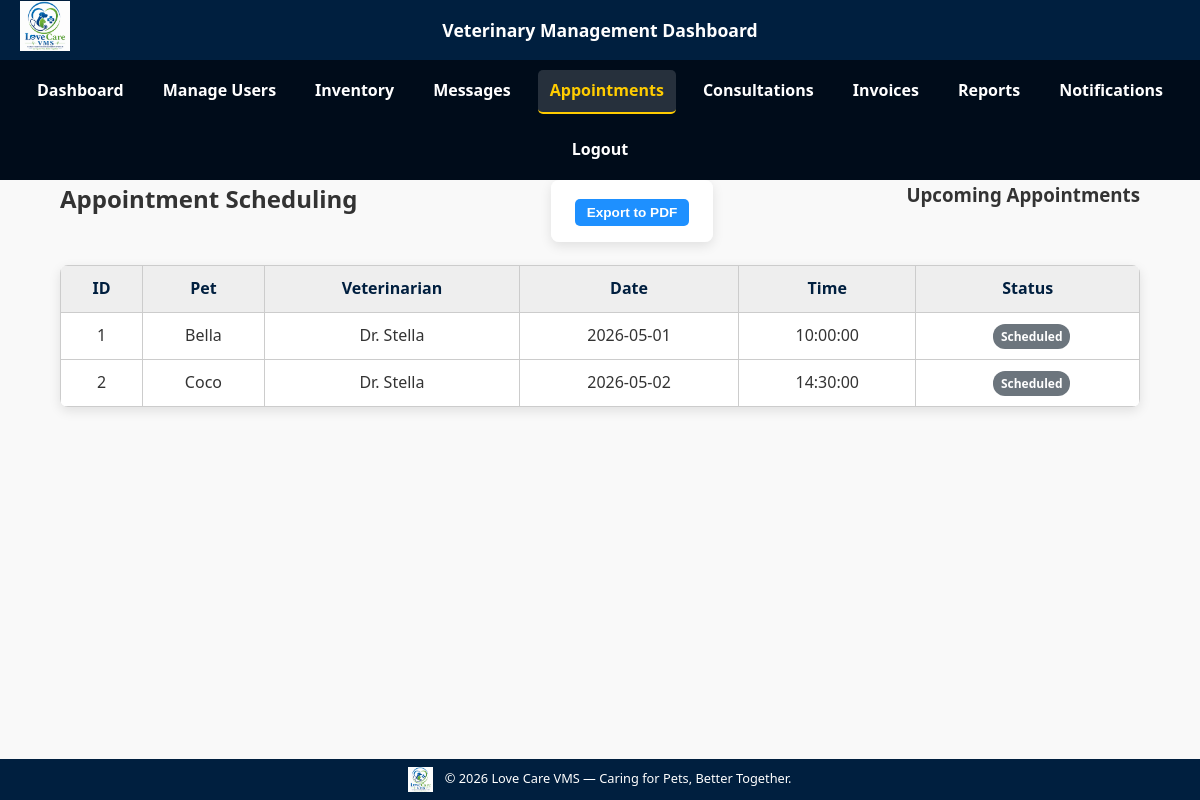
Page /pages/appointments.php (signed in) on the committed database.
### tables this page shows
CREATE TABLE `appointments` (
  `appointment_id` int(11) NOT NULL,
  `pet_id` int(11) DEFAULT NULL,
  `vet_id` int(11) DEFAULT NULL,
  `appointment_date` date DEFAULT NULL,
  `appointment_time` time DEFAULT NULL,
  `status` enum('Scheduled','Completed','Cancelled') DEFAULT NULL
);

CREATE TABLE `pets` (
  `pet_id` int(11) NOT NULL,
  `owner_id` int(11) DEFAULT NULL,
  `pet_name` varchar(50) DEFAULT NULL,
  `species` varchar(50) DEFAULT NULL,
  `breed` varchar(50) DEFAULT NULL,
  `age` int(11) DEFAULT NULL,
  `gender` enum('Male','Female') DEFAULT NULL
);

CREATE TABLE `users` (
  `user_id` int(11) NOT NULL,
  `username` varchar(50) DEFAULT NULL,
  `password` varchar(255) DEFAULT NULL,
  `role` enum('Administrator','Veterinarian','Receptionist','PetOwner') DEFAULT NULL,
  `full_name` varchar(100) DEFAULT NULL,
  `contact` varchar(100) DEFAULT NULL,
  `email` varchar(100) NOT NULL
);

### pages/appointments.php (the view, shortened to what this page needs)
<?php
include('../config/db.php');
$role = $_SESSION['user']['role'];
$user_id = $_SESSION['user']['id'];
if ($role === 'PetOwner') {
    $stmt = $conn->prepare("SELECT a.*, p.pet_name, u.full_name AS vet_name
                            FROM appointments a
                            JOIN pets p ON a.pet_id=p.pet_id
                            LEFT JOIN users u ON a.vet_id=u.user_id
                            WHERE p.owner_id=?
                            ORDER BY a.appointment_date, a.appointment_time");
    $stmt->bind_param("i", $user_id);
    $stmt->execute();
    $result = $stmt->get_result();
} else {
    $result = $conn->query("SELECT a.*, p.pet_name, u.full_name AS vet_name
                            FROM appointments a
                            JOIN pets p ON a.pet_id=p.pet_id
                            LEFT JOIN users u ON a.vet_id=u.user_id
                            ORDER BY a.appointment_date, a.appointment_time");
}
?>
<!DOCTYPE html>
<html>
<head>
    <link rel="stylesheet" href="../assets/css/theme.css">
    <link rel="stylesheet" href="../assets/css/alerts.css">
    <link rel="stylesheet" href="../assets/css/badges.css">
    <link rel="stylesheet" href="../assets/css/res.css">
</head>
<body>
<?php include('../includes/header.php'); ?>
<?php include('../includes/navbar.php'); ?>
<div class="container">
    <h2>Appointment Scheduling</h2>
    <div class="export-btn" style="margin:15px 0;">
        <form method="POST" action="appointments.php" style="display:inline;">
            <input type="submit" name="export_pdf" value="Export to PDF">
        </form>
    </div>
    <h3>Upcoming Appointments</h3>
    <table class="table">
        <tr>
            <th>ID</th><th>Pet</th><th>Veterinarian</th><th>Date</th><th>Time</th><th>Status</th>
        </tr>
        <?php while($row = $result->fetch_assoc()): ?>
        <tr>
            <td><?= $row['appointment_id'] ?></td>
            <td><?= $row['pet_name'] ?></td>
            <td><?= $row['vet_name'] ?></td>
            <td><?= $row['appointment_date'] ?></td>
            <td><?= $row['appointment_time'] ?></td>
            <td><span class="badge badge-info"><?= $row['status'] ?></span></td>
        </tr>
        <?php endwhile; ?>
    </table>
</div>
<?php include('../includes/footer.php'); ?>
</body>
</html>

### assets/css/theme.css (style rules this page uses)
body { font-family: 'Segoe UI', sans-serif; background: #f4f4f4; color: #333333; margin: 0; }
table { width: 90%; margin: 20px auto; border-collapse: collapse; background: #fff; border-radius: 8px; overflow: hidden; box-shadow: 0 4px 12px rgba(0,0,0,0.1); }
th, td { border: 1px solid #ccc; padding: 10px; text-align: center; }
th { background: #eee; color: #001f3f; }
form { margin: 20px auto; width: 60%; background: #fff; padding: 20px; border-radius: 8px; box-shadow: 0 4px 12px rgba(0,0,0,0.1); }
input[type=submit] { width: auto; background: #1e90ff; color: white; border: none; cursor: pointer; font-weight: bold; padding: 6px 12px; border-radius: 5px; }
.container { display: flex; flex-wrap: wrap; justify-content: space-between; margin: 20px; }
.export-btn { text-align: center; margin: 20px 0; }
.export-btn input[type=submit] { width: auto !important; display: inline-block; margin: 4px; font-size: 0.85em; }
.export-btn input[name=export_pdf] { background-color: #1e90ff; color: #fff; }
.badge { padding: 3px 8px; border-radius: 12px; font-size: 0.8em; margin-left: 8px; color: #fff; }
.badge-info { background-color: #6c757d; }

### assets/css/badges.css (style rules this page uses)
.badge { display: inline-block; padding: 3px 8px; border-radius: 12px; font-size: 12px; font-weight: bold; margin-left: 8px; color: #fff; }

### assets/css/res.css (style rules this page uses)
* { margin: 0; padding: 0; box-sizing: border-box; }
body { font-family: 'Segoe UI', Arial, sans-serif; line-height: 1.6; background-color: #f9f9f9; }
.container { width: 90%; max-width: 1200px; margin: auto; }
table { width: 100%; border-collapse: collapse; }
table td, table th { padding: 10px; word-wrap: break-word; }

### rows in the picture
appointments: appointment_id "1", pet.pet_name "Bella", vet.full_name "Dr. Stella", appointment_date "2026-05-01", appointment_time "10:00:00", status "Scheduled"
appointments: appointment_id "2", pet.pet_name "Coco", vet.full_name "Dr. Stella", appointment_date "2026-05-02", appointment_time "14:30:00", status "Scheduled"
